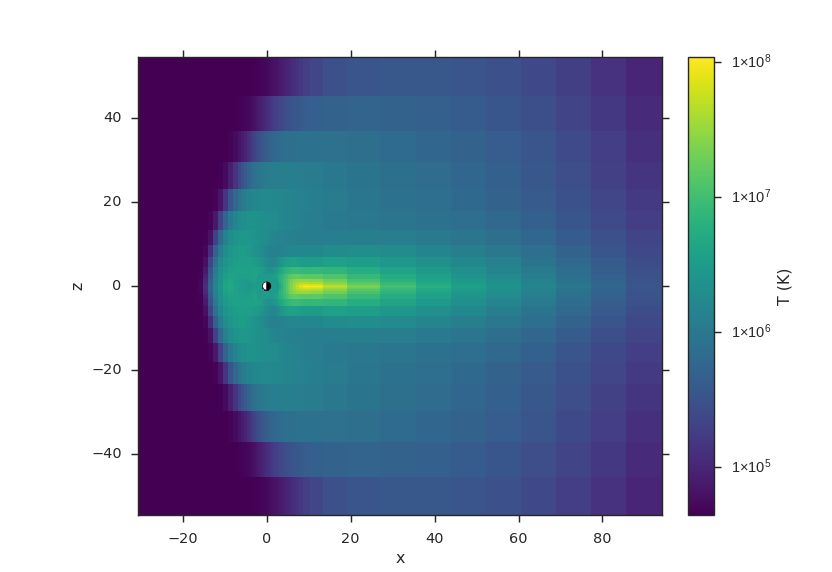

The Python source for this figure:
from os import path

import viscid
from viscid.plot import vpyplot as vlt


f3d = viscid.load_file(path.join(viscid.sample_dir, 'sample_xdmf.3d.xdmf'))
# notice y=0.0, this is different from y=0; y=0 is the 0th index in
# y, which is this case will be y=-50.0
pPa_to_dyne_per_cm2 = 1e-11
erg_to_K = (1.380e-16)**-1
fac = (2.0 / 3.0) * erg_to_K * pPa_to_dyne_per_cm2
T = fac * f3d["pp"] / f3d["rr"]
T.name = "T"
T.pretty_name = "T (K)"
vlt.plot(T['y=0j'], logscale=True, earth=True)

vlt.show()
